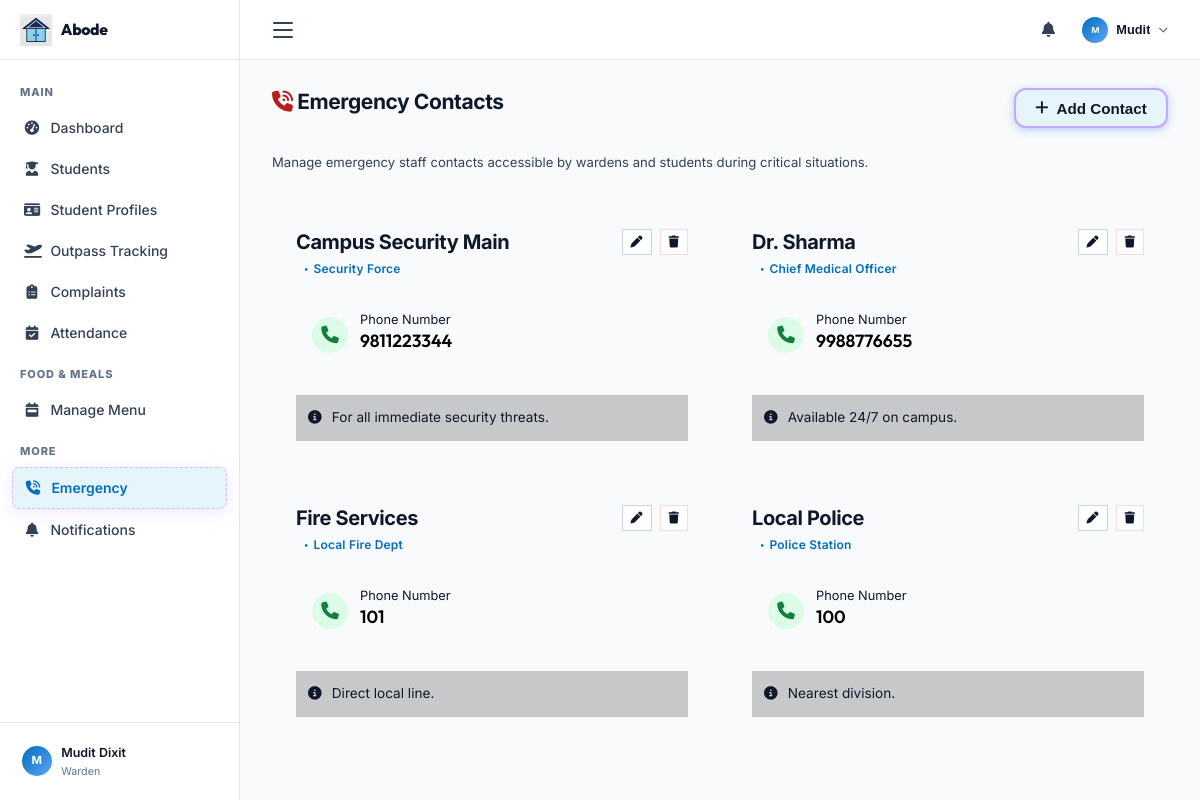
The app's page /emergency/ (signed in) with its own data.
### tables this page shows
CREATE TABLE emergency_contacts (
            id INTEGER PRIMARY KEY AUTOINCREMENT,
            name TEXT NOT NULL,
            role TEXT NOT NULL,
            phone TEXT NOT NULL,
            notes TEXT,
            created_at TIMESTAMP DEFAULT CURRENT_TIMESTAMP,
            updated_at TIMESTAMP DEFAULT CURRENT_TIMESTAMP
        );

### routes/emergency.py (the view)
@bp.route('/', methods=['GET'])
@warden_required
def view_contacts():
    cursor = get_cursor()
    cursor.execute("""
        SELECT id, name, role, phone, notes
        FROM emergency_contacts
        ORDER BY name ASC
    """)
    contacts = cursor.fetchall()
    return render_template('emergency.html', contacts=contacts)

### app.py (called while the page is built, shortened)
@app.before_request
def cleanup_expired_notifications():
    if 'user_id' in session:
        from services.db import get_cursor, commit_db
        try:
            cursor = get_cursor()
            cursor.execute("""
                DELETE FROM notifications
                WHERE (title LIKE '%Hot Water Complaint%' OR title LIKE '%Cold Water Complaint%')
                  AND datetime(created_at) < datetime('now', '-5 hours')
            """)
            commit_db()
        except Exception:
            pass

@app.context_processor
def inject_unread_count():
    if 'user_id' in session:
        from services.db import get_cursor
        uid = session['user_id']
        try:
            cursor = get_cursor()
            cursor.execute("""
                SELECT COUNT(*) AS cnt FROM notifications
                WHERE (user_id = ? OR user_id IS NULL) AND is_read = 0
            """, (uid,))
            result = cursor.fetchone()
            return {'unread_count': result['cnt'] if result else 0}
        except Exception:
            return {'unread_count': 0}
    return {'unread_count': 0}

@app.context_processor
def inject_sos_contact():
    return {'sos_phone': '9876543210', 'sos_name': 'Warden Mudit'}

### routes/emergency.py (called while the page is built)
def warden_required(f):
    @wraps(f)
    def decorated(*args, **kwargs):
        if 'user_id' not in session or session.get('role') != 'warden':
            flash('Access denied. Warden privileges required.', 'danger')
            return redirect(url_for('auth.login', role='warden'))
        return f(*args, **kwargs)
    return decorated

### services/db.py (called while the page is built)
def get_db():
    if 'db' not in g:
        g.db = sqlite3.connect(Config.DB_PATH)
        g.db.row_factory = sqlite3.Row   # Access columns by name like a dict
        g.db.execute("PRAGMA foreign_keys = ON")
    return g.db

def get_cursor(dictionary=True):
    db = get_db()
    return db.cursor()

### templates/emergency.html (shortened to what this page needs)
{% extends "base.html" %}
{% block content %}
<div class="page-header fade-in">
    <h2><i class="fas fa-phone-volume text-danger"></i> Emergency Contacts</h2>
    <button type="button" class="btn-primary" onclick="openAddModal()">
        <i class="fas fa-plus"></i> Add Contact
    </button>
</div>
<p class="text-muted fade-in" style="margin-bottom: 2rem;">Manage emergency staff contacts accessible by wardens and students during critical situations.</p>
<div class="dash-grid" style="grid-template-columns: repeat(auto-fill, minmax(320px, 1fr));">
    {% for contact in contacts %}
    <div class="dash-section fade-in fade-in-{{ loop.index % 5 + 1 }}" style="padding: 1.5rem;">
        <div style="display: flex; justify-content: space-between; align-items: flex-start; margin-bottom: 1rem;">
            <div>
                <h3 style="margin: 0; font-size: 1.25rem;">{{ contact.name }}</h3>
                <span class="badge" style="background: var(--primary-soft); color: var(--primary); font-size: 0.75rem; padding: 4px 8px; position: static;">{{ contact.role }}</span>
            </div>
            <div class="contact-actions" style="display: flex; gap: 0.5rem;">
                <button type="button" class="btn-outline btn-sm" onclick="openEditModal({{ contact.id }}, '{{ contact.name|escape }}', '{{ contact.role|escape }}', '{{ contact.phone|escape }}', '{{ contact.notes|escape }}')" style="padding: 0.3rem 0.5rem;" title="Edit">
                    <i class="fas fa-pen"></i>
                </button>
                <form id="delete-contact-form-{{ contact.id }}" method="POST" action="{{ url_for('emergency.delete_contact', contact_id=contact.id) }}" style="margin:0;">
                    <button type="button" class="btn-outline btn-sm text-danger" style="padding: 0.3rem 0.5rem; border-color: rgba(239, 68, 68, 0.2);" title="Delete" onclick="confirmDeleteContact('{{ contact.id }}', '{{ contact.name|escape }}')">
                        <i class="fas fa-trash"></i>
                    </button>
                </form>
            </div>
        </div>
        <div style="background: rgba(255,255,255,0.03); border: 1px solid var(--glass-border); border-radius: var(--radius-sm); padding: 1rem; margin-bottom: 1rem;">
            <div style="display: flex; align-items: center; gap: 0.75rem; margin-bottom: 0.5rem;">
                <div style="background: var(--green-soft); color: var(--green); width: 36px; height: 36px; border-radius: 50%; display: flex; align-items: center; justify-content: center; font-size: 1.1rem;">
                    <i class="fas fa-phone"></i>
                </div>
                <div>
                    <div style="font-size: 0.8rem; color: var(--text-muted); line-height: 1;">Phone Number</div>
                    <div style="font-size: 1.1rem; font-family: 'Outfit', sans-serif; font-weight: 600; color: #000000;">{{ contact.phone }}</div>
                </div>
            </div>
        </div>
        {% if contact.notes %}
        <div style="font-size: 0.85rem; color: var(--text-secondary); background: rgba(0,0,0,0.2); padding: 0.75rem; border-radius: var(--radius-sm); border-left: 2px solid var(--text-muted);">
            <i class="fas fa-circle-info" style="margin-right: 0.4rem;"></i> {{ contact.notes }}
        </div>
        {% endif %}
    </div>
    {% endfor %}
</div>
{% endblock %}

### static/css/style.css (style rules this page uses)
*, *::before, *::after { box-sizing: border-box; margin: 0; padding: 0; }
:root { --sidebar-w: 240px; --topbar-h: 60px; --bg: #F8FAFC; --bg-card: #FFFFFF; --sidebar-bg: #FFFFFF; --topbar-bg: #FFFFFF; --primary: #006EBB; --primary-dark: #005A99; --primary-light: #E6F4FC; --primary-glow: rgba(0, 110, 187, 0.18); --text: #0F172A; --text-2: #334155; --text-3: #64748B; --text-inv: #FFFFFF; --border: #E2E8F0; --border-2: #F1F5F9; --divider: #E2E8F0; --abode-pink: #006EBB; --abode-lavender: #E6F4FC; --abode-mint: #E6F4FC; --abode-beige: #FFE3BB; --green: #15803D; --green-soft: #DCFCE7; --green-text: #166534; --red: #B91C1C; --red-soft: #FEE2E2; --red-text: #B91C1C; --orange: #FFCB72; --orange-soft: #FFF4DE; --orange-text: #9A5B00; --blue: #30A0E0; --blue-soft: #E6F4FC; --blue-text: #006EBB; --shadow-xs: 0 1px 2px rgba(0,0,0,.03); --shadow-sm: 0 4px 12px rgba(0,0,0,.04); --shadow: 0 8px 24px rgba(0,0,0,.06); --shadow-md: 0 12px 32px rgba(0,0,0,.08); --shadow-lg: 0 20px 48px rgba(0,0,0,.1); --r-sm: 8px; --r: 10px; --r-lg: 12px; --r-xl: 16px; --r-full: 9999px; }
html { scroll-behavior: smooth; }
body { font-family: 'Inter', system-ui, -apple-system, sans-serif; background: var(--bg); color: var(--text); line-height: 1.6; min-height: 100vh; overflow-x: hidden; font-size: 14px; }
h1,h2,h3,h4,h5 { font-family: 'Outfit', sans-serif; color: var(--text); line-height: 1.3; }
.page-header { display: flex; align-items: flex-start; justify-content: space-between; gap: 1rem; margin-bottom: 1.5rem; }
.btn-primary { background: var(--primary); color: #fff; box-shadow: 0 1px 3px rgba(37,99,235,.35); }
.btn-outline { background: #fff; color: var(--text); border: 1.5px solid var(--border); }
.btn-sm { padding: .3rem .7rem; font-size: .75rem; }
.dash-grid { display: grid; grid-template-columns: 1fr 1fr; gap: 1rem; }
.badge { display: inline-flex; align-items: center; gap: .3rem; padding: .2rem .6rem; border-radius: var(--r-full); font-size: .68rem; font-weight: 600; text-transform: capitalize; letter-spacing: .2px; }
.badge::before { content: '•'; font-size: .55rem; }
.page-header .btn-primary, .page-header .abode-btn-outline { background: var(--abode-lavender) !important; color: var(--text-dark) !important; font-size: 0.95rem; padding: 0.6rem 1.2rem; border-radius: 12px; box-shadow: 0 4px 10px rgba(230,214,255,0.4); border: 2px solid #C4A7FF !important; font-weight: 800; display: inline-flex; align-items: center; gap: 0.5rem; }
.text-muted { color: var(--text-2); font-size: .82rem; }
.text-danger { color: var(--red-text); }
.fade-in { animation: fadeInUp .4s ease both; }
.fade-in-2 { animation-delay: .1s; }
.fade-in-3 { animation-delay: .15s; }
.fade-in-4 { animation-delay: .2s; }
.fade-in-5 { animation-delay: .25s; }
.btn-primary { background: linear-gradient(135deg, var(--primary), #60A5FA) !important; box-shadow: 0 2px 8px rgba(37,99,235,.3) !important; }
html, body { max-width: 100%; }

### static/css/abode-animations.css (style rules this page uses)
:root { --abode-bg: #F8FAFC; --abode-text: #0F172A; --abode-text-muted: #64748B; --abode-border: 1px solid #E2E8F0; --abode-shadow: 0 4px 14px rgba(15,39,71,0.06); --abode-shadow-active: 0 2px 8px rgba(15,39,71,0.08); }
body { font-family: 'Inter', system-ui, -apple-system, sans-serif; background-color: var(--abode-bg); color: var(--abode-text); -webkit-font-smoothing: antialiased; }
h1, h2, h3, h4 { font-family: inherit; font-weight: 700; letter-spacing: -0.02em; }
.abode-btn-primary, .btn-primary, button[type="submit"] { background: #006ebb; border-color: #006ebb; color: #fff; }
.abode-btn-outline, .btn-outline { border: 1px solid #cbd5e1; background: #fff; color: #0f172a; }

### records on screen
emergency_contacts: name "Campus Security Main", role "Security Force", phone "9811223344", notes "For all immediate security threats."
emergency_contacts: name "Dr. Sharma", role "Chief Medical Officer", phone "9988776655", notes "Available 24/7 on campus."
emergency_contacts: name "Fire Services", role "Local Fire Dept", phone "101", notes "Direct local line."
emergency_contacts: name "Local Police", role "Police Station", phone "100", notes "Nearest division."

### other values on screen
{{ (session.full_name or 'U')[:1].upper() }} "M"
{{ session.full_name }} "Mudit Dixit"
{{ session.role }} "Warden"
{{ (session.full_name or '').split()[0] }} "Mudit"
